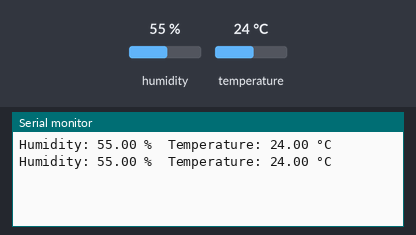
A program run on a simulated ESP32. Shown: the last lines printed to the serial monitor. The inputs (shaded band) are chosen by the test bench; at power-on: humidity 55 %, temperature 24 °C.

Above: at 4.8 s.
4.9 s: humidity set to 22 %
At 7.0 s:
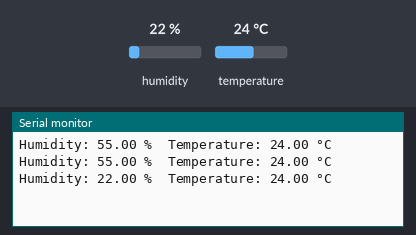
7.9 s: temperature set to 12 °C
At 8.7 s:
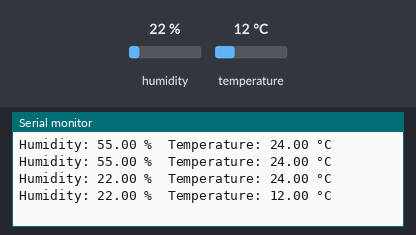
10.9 s: humidity set to 40 %
At 13.3 s:
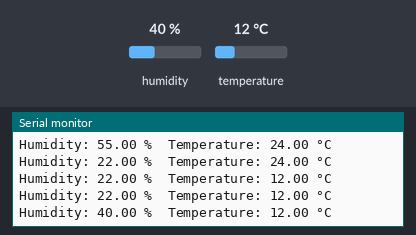
Timing chart, 0 to 14.8 s (numbered marks = the images above; inputs shaded):
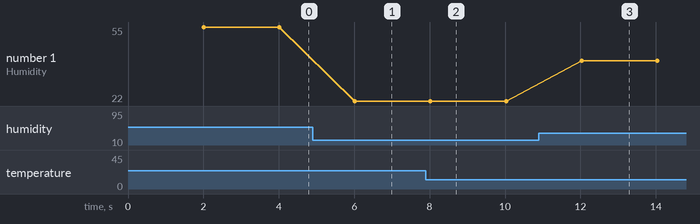

Measured:
- after the input at 4.9 s, the serial monitor: prints a new line after 1.1 s (image 1)
- after the input at 7.9 s, the serial monitor: prints a new line after 0.12 s (image 2)
- after the input at 10.9 s, the serial monitor: prints a new line after 1.1 s (image 3)
- plotted number 1: 55 → 22 after the input at 4.9 s, 22 → 40 after the input at 10.9 s

The program:

main.cpp
```cpp
#include <Arduino.h>
#include <Adafruit_Sensor.h>
#include <DHT.h>

#define DHTPIN 4  // GPIO pin where the sensor is connected
#define DHTTYPE DHT22  // DHT type (DHT11 or DHT22)

DHT dht(DHTPIN, DHTTYPE);

void setup() {
  Serial.begin(9600);
  dht.begin();
}

void loop() {
  delay(2000);  // Wait for 2 seconds between readings

  float humidity = dht.readHumidity();
  float temperature = dht.readTemperature();

  if (isnan(humidity) || isnan(temperature)) {
    Serial.println("Failed to read from DHT sensor!");
    return;
  }

  Serial.print("Humidity: ");
  Serial.print(humidity);
  Serial.print(" %\t");
  Serial.print("Temperature: ");
  Serial.print(temperature);
  Serial.println(" °C");
}
```
